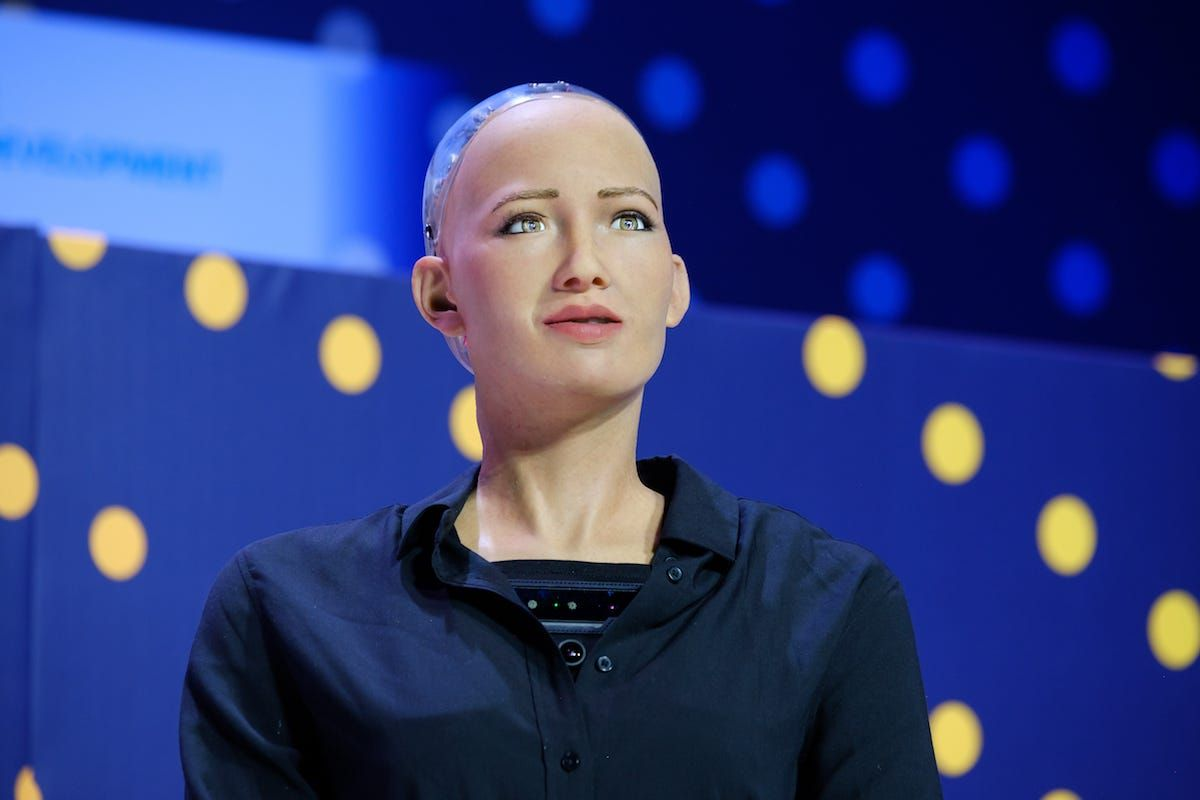
#> input picture IPPR/lab-tasks/Lab2/works/sophia.jpg, 1200 x 800 px
$ jupyter execute Interactive_FFT_filtering_LPF.ipynb   (older library calls are emulated)
#> lines starting #> are read from the running program, lines starting #| are printed output that depends on the picture
[cell 1]
import cv2
import numpy as np


def createLPFilter(shape, center, radius, lpType=2, n=2):
    rows, cols = shape[:2]
    r, c = np.mgrid[0:rows:1, 0:cols:1]
    c -= center[0]
    r -= center[1]
    d = np.power(c, 2.0) + np.power(r, 2.0)
    lpFilter_matrix = np.zeros(shape, np.float32)
    if lpType == 0:  # ideal low-pass filter
        lpFilter = np.copy(d)
        lpFilter[lpFilter < pow(radius, 2.0)] = 1
        lpFilter[lpFilter >= pow(radius, 2.0)] = 0
    elif lpType == 1: #Butterworth low-pass filter
        lpFilter = 1.0 / (1 + np.power(np.sqrt(d)/radius, 2*n))
    elif lpType == 2: # Gaussian low pass filter
        lpFilter = np.exp(-d/(2*pow(radius, 2.0)))
    lpFilter_matrix[:, :, 0] = lpFilter
    lpFilter_matrix[:, :, 1] = lpFilter
    return lpFilter_matrix

[cell 2]
def stdFftImage(img_gray, rows, cols):
    fimg = np.copy(img_gray)
    fimg = fimg.astype(np.float32)   #Notice the type conversion here
    # 1.Image matrix times(-1)^(r+c), Centralization
    for r in range(rows):
        for c in range(cols):
            if (r+c) % 2:
                fimg[r][c] = -1 * img_gray[r][c]
    img_fft = fftImage(fimg, rows, cols)
    return img_fft

[cell 3]
def fftImage(img_gray, rows, cols):
    rPadded = cv2.getOptimalDFTSize(rows)
    cPadded = cv2.getOptimalDFTSize(cols)
    imgPadded = np.zeros((rPadded, cPadded), dtype=np.float32)
    imgPadded[:rows, :cols] = img_gray
    img_fft = cv2.dft(imgPadded, flags=cv2.DFT_COMPLEX_OUTPUT)
    return img_fft

[cell 4]
def graySpectrum(fft_img):
    real = np.power(fft_img[:, :, 0], 2.0)
    imaginary = np.power(fft_img[:, :, 1], 2.0)
    amplitude = np.sqrt(real+imaginary)
    spectrum = np.log(amplitude+1.0)
    spectrum = cv2.normalize(spectrum, 0, 1, norm_type=cv2.NORM_MINMAX, dtype=cv2.CV_32F)
    spectrum *= 255
    return amplitude, spectrum
def nothing(args):
    pass

[cell 5]
if __name__ == "__main__":

    img_file = r"sophia.jpg"
    # img_file = r"a.jpg"
    # img_file = r"D:\data\receipt_rotate.jpg"
    img_gray = cv2.imread(img_file, 0)
#> img_gray: shape (800, 1200); min 0, max 255, mean 64.5
    # 1.fast Fourier transform
    rows, cols = img_gray.shape[:2]
#> rows = 800; cols = 1200
    img_fft = stdFftImage(img_gray, rows, cols)
#> after the loop in stdFftImage, `for r in range(rows):`:
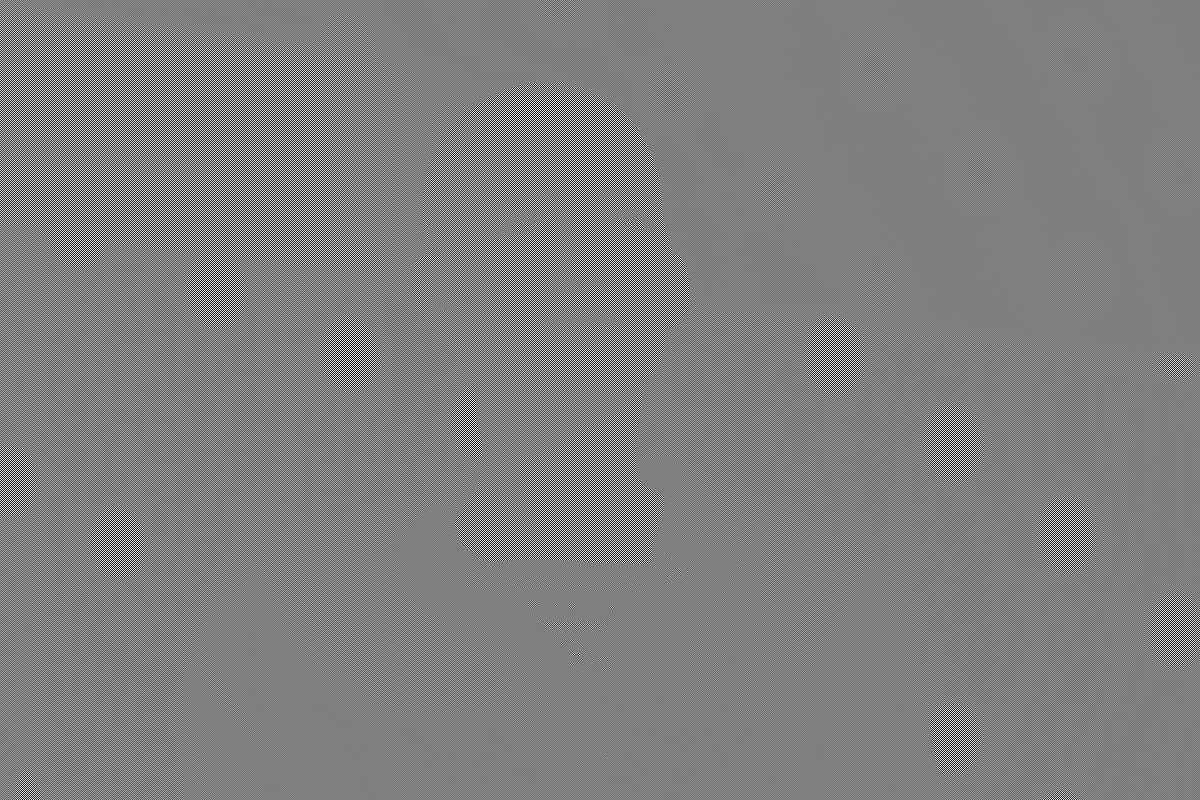
#> fimg: shape (800, 1200) float32; min -255, max 255, mean 0; drawn with min black and max white
    amplitude, _ = graySpectrum(img_fft)
#> in graySpectrum, `spectrum = np.log(amplitude+1.0)`:
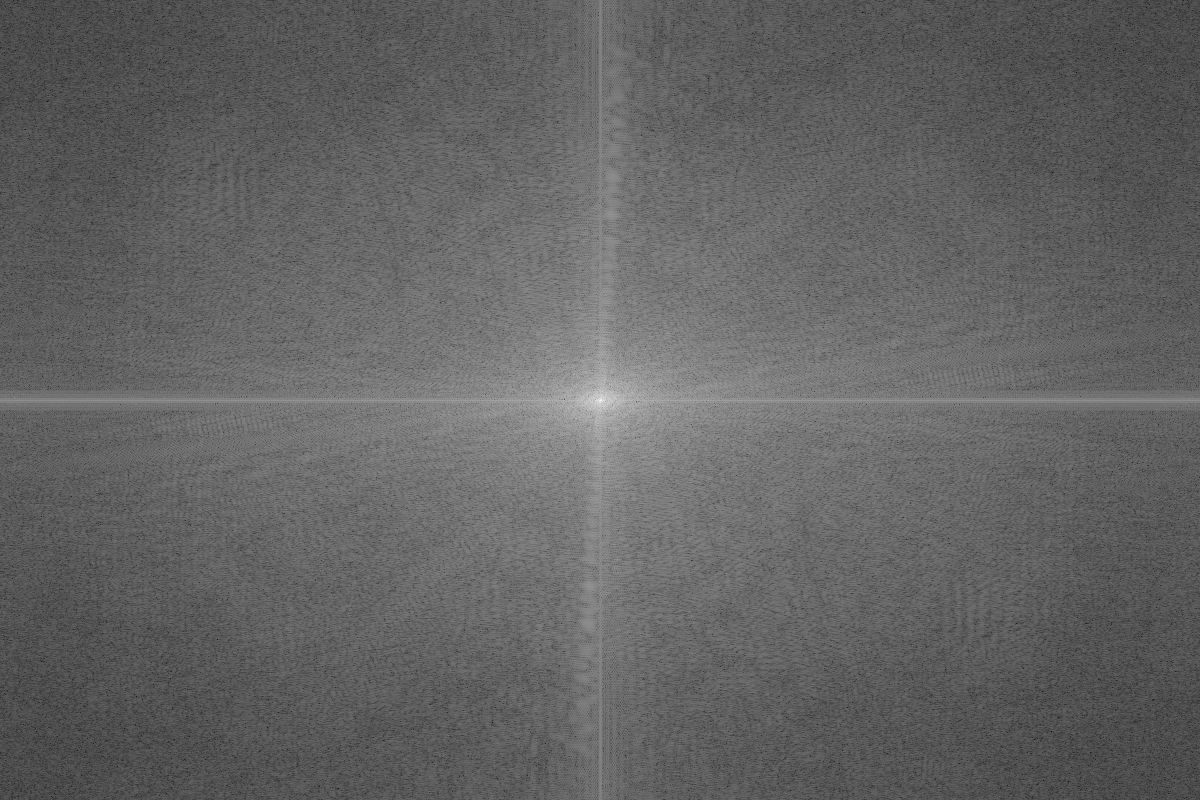
#> spectrum: shape (800, 1200) float32; min 0.446, max 17.94, mean 7.3; drawn with min black and max white
    minValue, maxValue, minLoc, maxLoc = cv2.minMaxLoc(amplitude)  #The maximum value of the spectrum after centralization is at the center of the image
#> minValue = 0.562; maxValue = 61955680; minLoc = (149, 69); maxLoc = (600, 400)

    cv2.namedWindow("tracks")
    max_radius = np.sqrt(pow(rows, 2) + pow(cols, 2))/2
#> max_radius = 721.1
    cv2.createTrackbar("Radius", "tracks", 0, int(max_radius), nothing)
    cv2.createTrackbar("Filter type", "tracks", 0, 2, nothing)

    while True:
        # 2.Construction of low pass filter
        radius = cv2.getTrackbarPos("Radius", "tracks")
        lpType = cv2.getTrackbarPos("Filter type", "tracks")
        nrows, ncols = img_fft.shape[:2]
#> nrows = 800; ncols = 1200

        # x, y = int(ncols/2), int(nrows/2)  # Notice here are the coordinates
        # ilpFilter = createLPFilter(img_fft.shape, (x, y), radius, lpType)
        ilpFilter = createLPFilter(img_fft.shape, maxLoc, radius, lpType)
#> in createLPFilter, `r -= center[1]`:
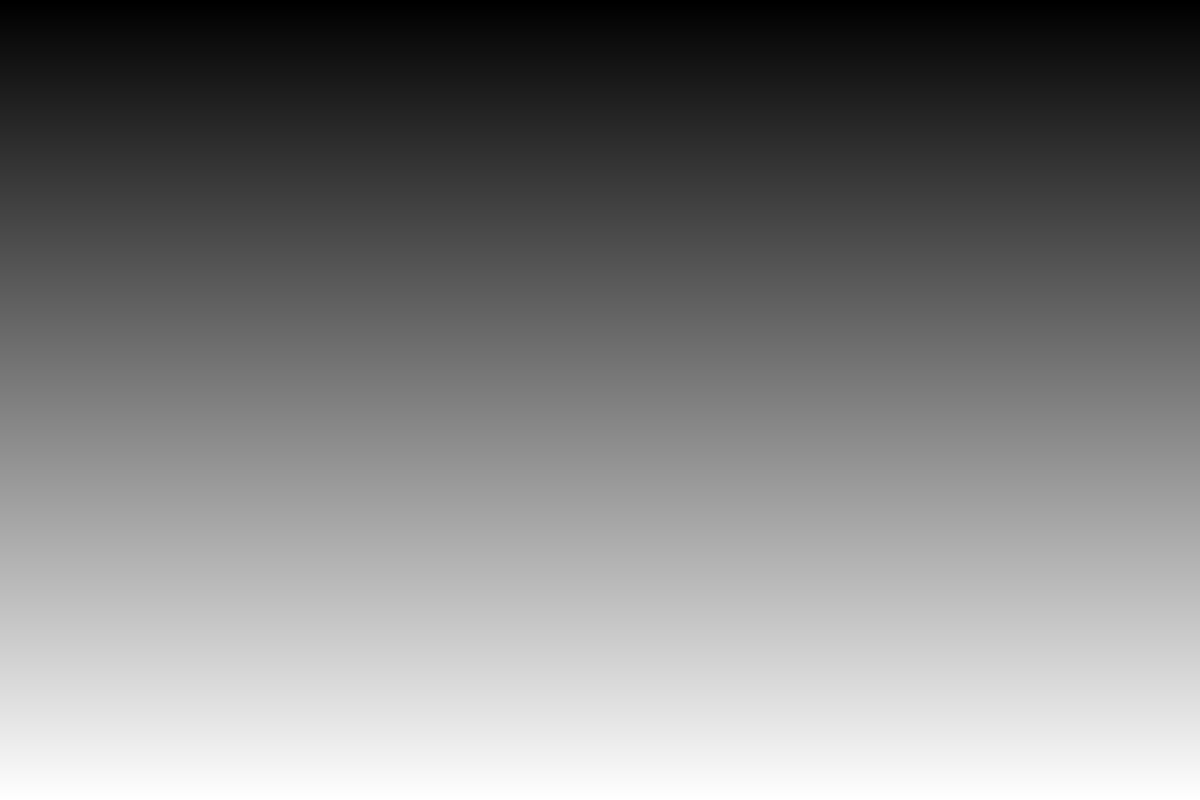
#> r: shape (800, 1200) int64; min -400, max 399, mean -0.5; drawn with min black and max white
#> in createLPFilter, `d = np.power(c, 2.0) + np.power(r, 2.0)`:
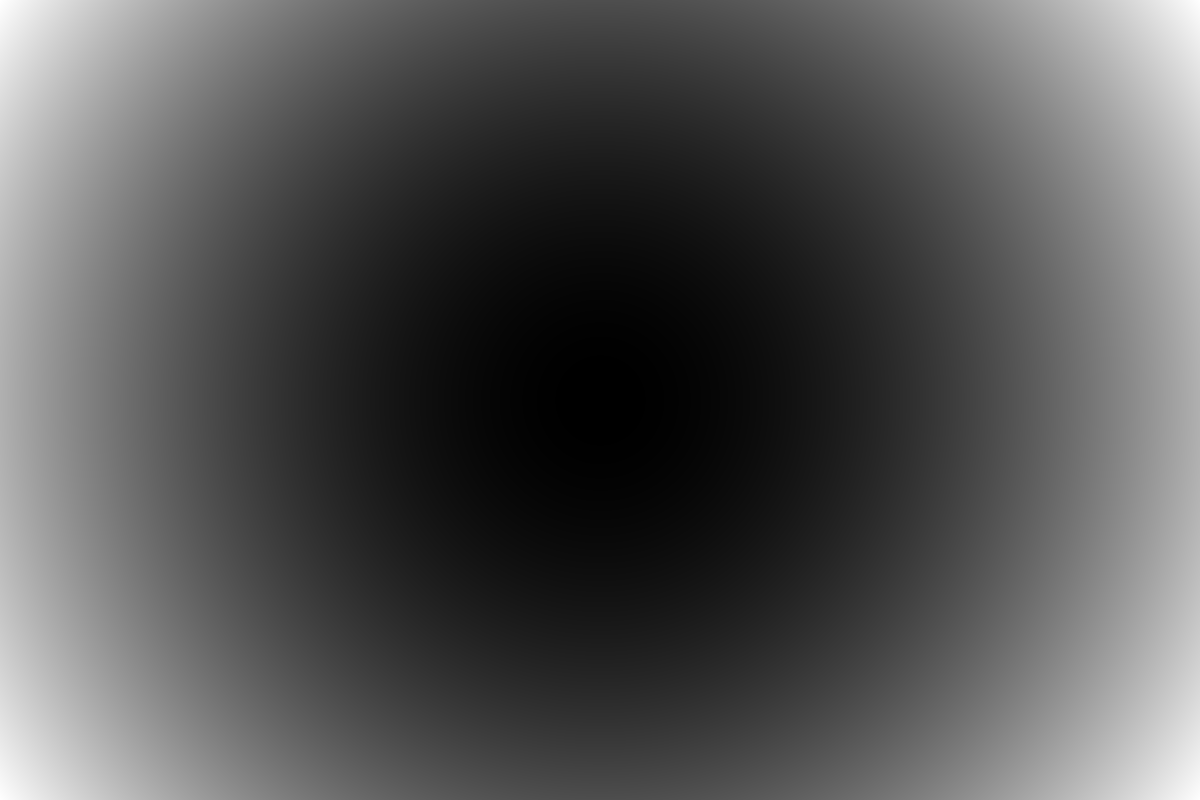
#> d: shape (800, 1200) float64; min 0, max 520000, mean 173333.7; drawn with min black and max white
#> in createLPFilter, `lpFilter[lpFilter >= pow(radius, 2.0)] = 0`: lpFilter: shape (800, 1200) float64; every value is 0

        # 3.Low pass filter
        img_filter = ilpFilter*img_fft

        _, gray_spectrum = graySpectrum(img_filter)  #Observe the change of the filter
#> in graySpectrum (call 2), `real = np.power(fft_img[:, :, 0], 2.0)`: real: shape (800, 1200) float32; every value is 0

        # 4. Inverse Fourier transform, and take the real part for cutting, And decentralize
        img_ift = cv2.dft(img_filter, flags=cv2.DFT_INVERSE+cv2.DFT_REAL_OUTPUT+cv2.DFT_SCALE)
#> img_ift: shape (800, 1200) float32; every value is 0
        ori_img = np.copy(img_ift[:rows, :cols])
        for r in range(rows):
            for c in range(cols):
                if(r+c)%2:
                    ori_img[r][c] = -1*ori_img[r][c]
                # Truncate high and low values
                if ori_img[r][c] < 0:
                    ori_img[r][c] = 0
                if ori_img[r][c] > 255:
                    ori_img[r][c] = 255
#> ori_img: shape (800, 1200) float32; every value is 0
        # ori_img[ori_img < 0] = 0
        # ori_img[ori_img > 255] = 255
        ori_img = ori_img.astype(np.uint8)
#> ori_img: shape (800, 1200); every value is 0

        cv2.imshow("img_gray", img_gray)
        cv2.imshow("ori_img", ori_img)
        cv2.imshow("gray_spectrum", gray_spectrum)
        key = cv2.waitKey(1)
#> (key Esc is pressed here)
        if key == 27:
            break
    cv2.destroyAllWindows()
